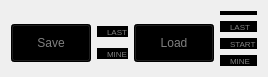
  <widget class="QWidget" name="gridLayoutWidget_3">
   <property name="geometry">
    <rect>
     <x>1010</x>
     <y>370</y>
     <width>211</width>
     <height>54</height>
    </rect>
   </property>
   <layout class="QGridLayout" name="Choose_save_or_load">
    <item row="1" column="0">
     <widget class="QPushButton" name="save">
      <property name="styleSheet">
       <string notr="true">QPushButton{
  background-color: black;
  color: gray;
  width: 55px;
  height: 30px;
}

QPushButton:hover {
  background-color: silver;
}

QPushButton:pressed {
  background-color: white;
}</string>
      </property>
      <property name="text">
       <string>Save</string>
      </property>
     </widget>
    </item>
    <item row="1" column="1">
     <layout class="QVBoxLayout" name="Choose_save">
      <item>
       <widget class="QRadioButton" name="save_to_last">
        <property name="styleSheet">
         <string notr="true">QRadioButton{
  spacing: 2;
  background-color: black;
  color: gray;
  font-size: 8px;
  font-weight: normal;
}

QRadioButton::indicator {
  width: 8px;
  height: 8px;
}

QRadioButton:pressed {
    color: green;
}</string>
        </property>
        <property name="text">
         <string>LAST</string>
        </property>
       </widget>
      </item>
      <item>
       <widget class="QRadioButton" name="save_to_mine">
        <property name="styleSheet">
         <string notr="true">QRadioButton{
  spacing: 2;
  background-color: black;
  color: gray;
  font-size: 8px;
  font-weight: normal;
}

QRadioButton::indicator {
  width: 8px;
  height: 8px;
}

QRadioButton:pressed {
    color: green;
}</string>
        </property>
        <property name="text">
         <string>MINE</string>
        </property>
       </widget>
      </item>
     </layout>
    </item>
    <item row="1" column="2">
     <widget class="QPushButton" name="load">
      <property name="styleSheet">
       <string notr="true">QPushButton{
  background-color: black;
  color: gray;
  width: 55px;
  height: 30px;
}

QPushButton:hover {
  background-color: silver;
}

QPushButton:pressed {
  background-color: white;
}</string>
      </property>
      <property name="text">
       <string>Load</string>
      </property>
     </widget>
    </item>
    <item row="1" column="3">
     <layout class="QVBoxLayout" name="Choose_load">
      <item>
       <widget class="QRadioButton" name="load_from_last">
        <property name="styleSheet">
         <string notr="true">QRadioButton{
  spacing: 2;
  background-color: black;
  color: gray;
  font-size: 8px;
  font-weight: normal;
}

QRadioButton::indicator {
  width: 8px;
  height: 8px;
}

QRadioButton:pressed {
    color: green;
}</string>
        </property>
        <property name="text">
         <string>LAST</string>
        </property>
       </widget>
      </item>
      <item>
       <widget class="QRadioButton" name="load_from_start">
        <property name="styleSheet">
         <string notr="true">QRadioButton{
  spacing: 2;
  background-color: black;
  color: gray;
  font-size: 8px;
  font-weight: normal;
}

QRadioButton::indicator {
  width: 8px;
  height: 8px;
}

QRadioButton:pressed {
    color: green;
}</string>
        </property>
        <property name="text">
         <string>START</string>
        </property>
       </widget>
      </item>
      <item>
       <widget class="QRadioButton" name="load_from_mine">
        <property name="styleSheet">
         <string notr="true">QRadioButton{
  spacing: 2;
  background-color: black;
  color: gray;
  font-size: 8px;
  font-weight: normal;
}

QRadioButton::indicator {
  width: 8px;
  height: 8px;
}

QRadioButton:pressed {
    color: green;
}</string>
        </property>
        <property name="text">
         <string>MINE</string>
        </property>
       </widget>
      </item>
     </layout>
    </item>
    <item row="0" column="3">
     <widget class="QRadioButton" name="nothing">
      <property name="styleSheet">
       <string notr="true">QRadioButton{
  spacing: 2;
  background-color: black;
  font-size: 2px;
  font-weight: normal;
}

QRadioButton::indicator {
  background-color:  black;
  width: 2px;
  height: 2px;
}

 QRadioButton::indicator:checked {
  background-color:  black;
  color: black;
 }

QRadioButton::indicator:unchecked {
  background-color:  black;
  color: black;
 }

QRadioButton:pressed {
    color: black;
}</string>
      </property>
      <property name="text">
       <string>None</string>
      </property>
     </widget>
    </item>
   </layout>
  </widget>
